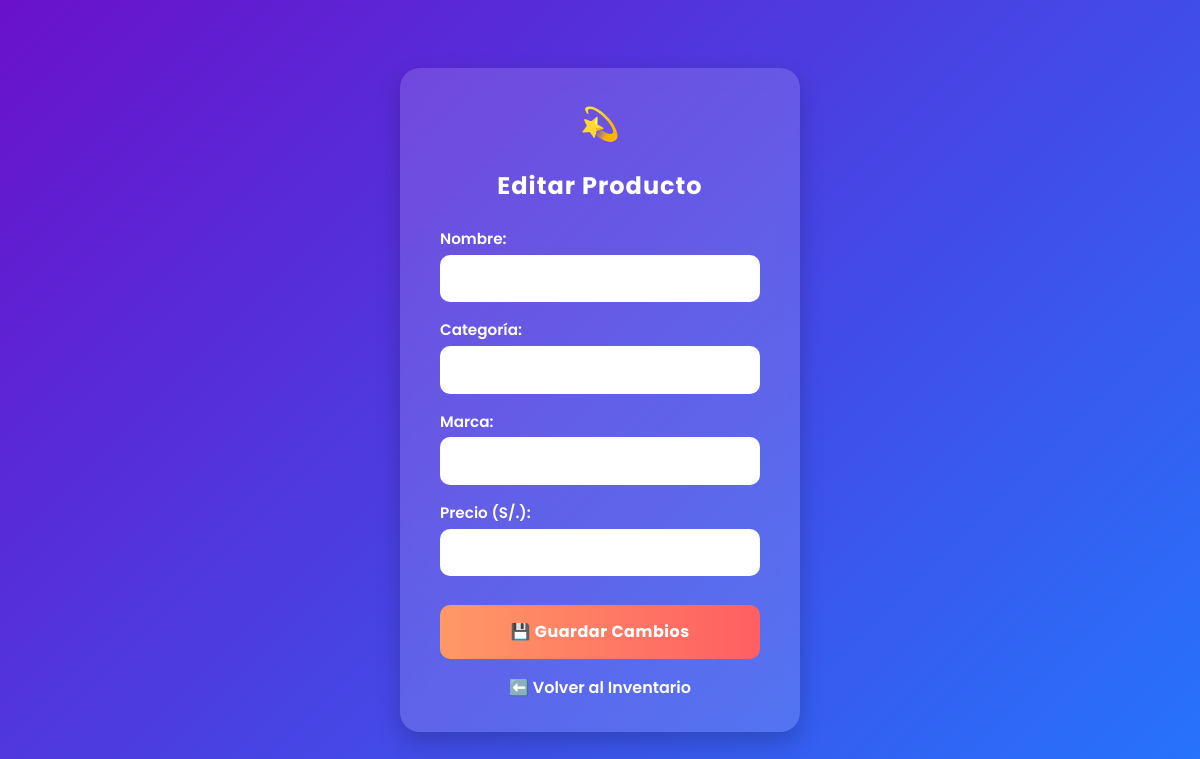
The page /editar/5 on the database as committed earlier.
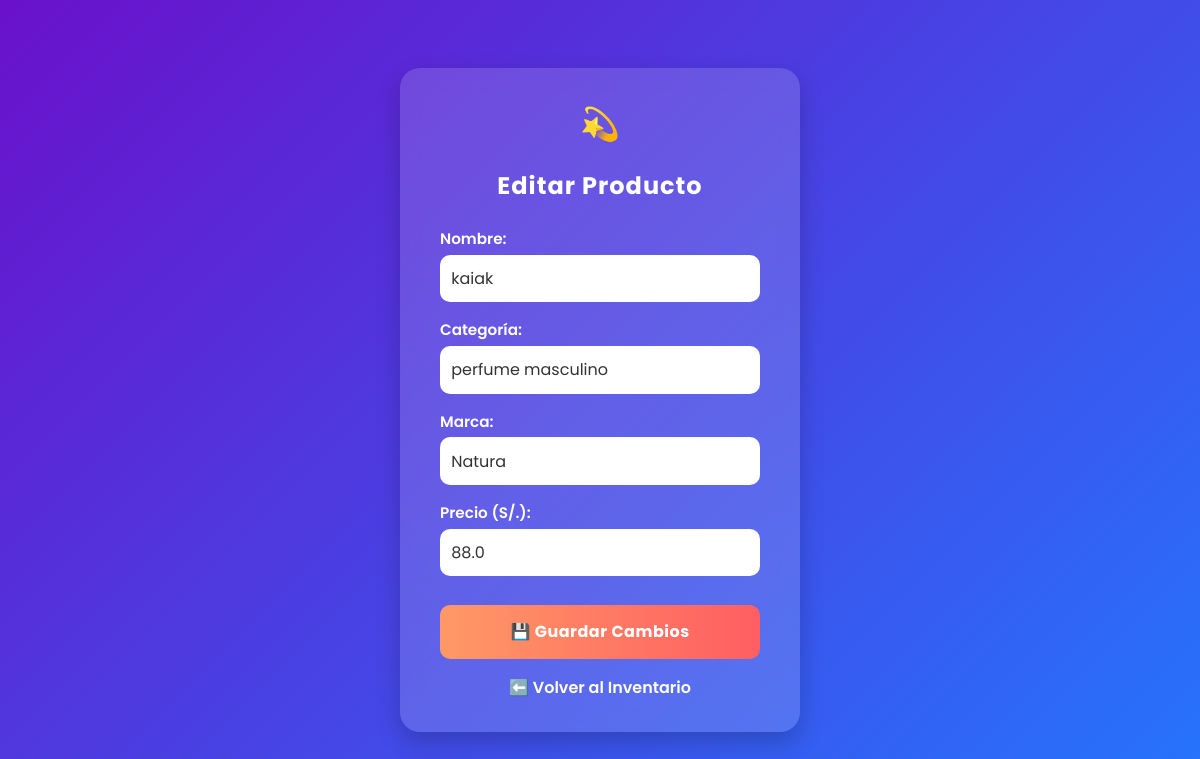
The same page on the database as committed later.
### tables this page shows
CREATE TABLE productos (
    id INTEGER PRIMARY KEY AUTOINCREMENT,
    nombre TEXT NOT NULL,
    categoria TEXT,
    marca TEXT,
    stock INTEGER,
    precio REAL,
    imagen TEXT,
    fecha_ingreso TEXT DEFAULT CURRENT_TIMESTAMP
);

### app.py (the view, shortened to what this page needs)
@app.route("/editar/<int:id>", methods=["GET", "POST"])
def editar(id):
    conn = get_connection()
    producto = conn.execute("SELECT * FROM productos WHERE id=?", (id,)).fetchone()
    conn.close()
    return render_template("editar.html", producto=producto, marcas=marcas)

### database.py (called while the page is built)
def get_connection():
    conn = sqlite3.connect(DB_NAME)
    conn.row_factory = sqlite3.Row
    return conn

### templates/editar.html (shortened to what this page needs)
<!DOCTYPE html>
<html lang="es">
<head>
</head>
<body>
  <div class="bubbles">
  </div>
  <div class="card">
    <div class="emoji">💫</div>
    <h2>Editar Producto</h2>
    <form method="POST">
      <label>Nombre:</label>
      <input type="text" name="nombre" value="{{ producto['nombre'] }}" required>
      <label>Categoría:</label>
      <input type="text" name="categoria" value="{{ producto['categoria'] }}" required>
      <label>Marca:</label>
      <input type="text" name="marca" value="{{ producto['marca'] }}" required>
      <label>Precio (S/.):</label>
      <input type="number" step="0.01" name="precio" value="{{ producto['precio'] }}" min="0">
      <button type="submit">💾 Guardar Cambios</button>
    </form>
    <a class="back-link" href="{{ url_for('index') }}">⬅️ Volver al Inventario</a>
  </div>
</body>
</html>

### templates/editar.html (style rules this page uses)
* { box-sizing: border-box; font-family: 'Poppins', sans-serif; }
body { background: linear-gradient(135deg, #6a11cb, #2575fc); min-height: 100vh; display: flex; align-items: center; justify-content: center; margin: 0; overflow: hidden; }
.bubbles { position: absolute; top: 0; left: 0; width: 100%; height: 100%; overflow: hidden; z-index: 0; }
.card { position: relative; z-index: 1; background: rgba(255, 255, 255, 0.15); backdrop-filter: blur(10px); padding: 2rem 2.5rem; border-radius: 20px; box-shadow: 0 10px 25px rgba(0, 0, 0, 0.2); width: 400px; color: #fff; animation: fadeIn 1.2s ease-in-out; }
h2 { text-align: center; font-weight: 700; margin-bottom: 1.5rem; letter-spacing: 1px; color: #fff; }
label { display: block; margin-top: 1rem; font-weight: 600; font-size: 0.95rem; }
input[type="text"], input[type="number"] { width: 100%; padding: 0.7rem; margin-top: 0.3rem; border: none; border-radius: 10px; font-size: 1rem; color: #333; transition: transform 0.2s ease, box-shadow 0.3s ease; }
button { width: 100%; margin-top: 1.8rem; padding: 0.9rem; background: linear-gradient(90deg, #ff9966, #ff5e62); border: none; border-radius: 10px; color: #fff; font-weight: 700; font-size: 1rem; letter-spacing: 0.5px; cursor: pointer; transition: transform 0.2s ease, box-shadow 0.3s ease; }
.back-link { display: block; text-align: center; margin-top: 1rem; color: #fff; text-decoration: none; font-weight: 600; transition: opacity 0.3s ease; }
.emoji { text-align: center; font-size: 2rem; animation: bounce 1.5s infinite; }

Rows that differ between the two databases and show on the page:
added productos: nombre "kaiak", categoria "perfume masculino", marca "Natura", precio "88.0"
